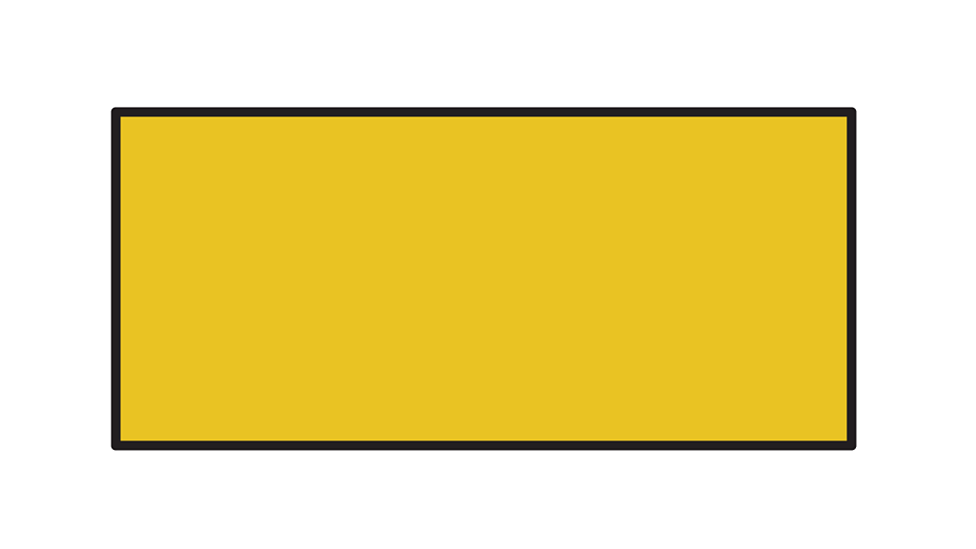
#> input picture OpenCV/rectangle.png, 976 x 549 px
$ jupyter execute Phase07.ipynb
#> lines starting #> are read from the running program, lines starting #| are printed output that depends on the picture; after the words box and inside, x2 and y2 are one past the last pixel; in counts of white or black regions, pixels touching at a corner belong together
[cell 1]
import cv2

[cell 2]
#contours - only accepts black and white image          Binary image - black and wihite image
# contours, hierarchy = cv2.findContours(image, mode, method)

img = cv2.imread("rectangle.png")
#> img is the input picture: shape (549, 976, 3); mean B, G, R 149.8, 220, 236.9
gray = cv2.cvtColor(img, cv2.COLOR_BGR2GRAY)
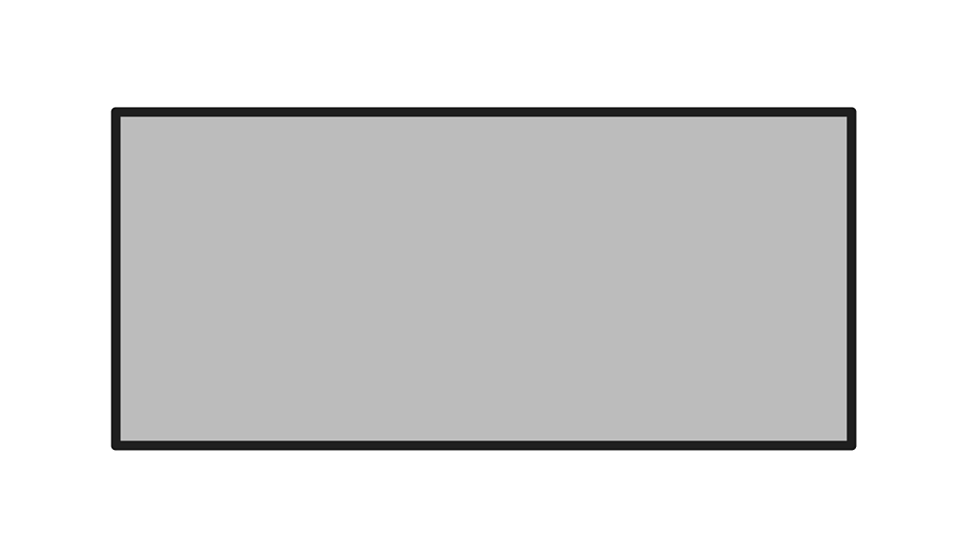
#> gray: shape (549, 976); min 1, max 255, mean 217
_, thresh = cv2.threshold(gray, 200,255,cv2.THRESH_BINARY)
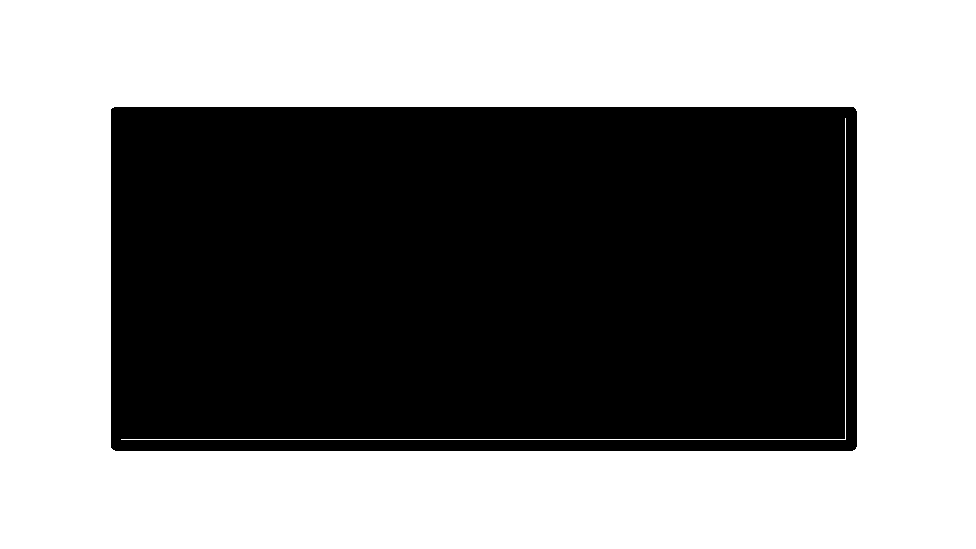
#> thresh: shape (549, 976); 52.3% white; 1 black region

#find contours
contours, hierarchy = cv2.findContours(thresh, cv2.RETR_TREE , cv2.CHAIN_APPROX_SIMPLE)
#> contours = 3 contours, 1 with area under 20; largest, box (x1, y1, x2, y2) and area: (0, 0, 976, 549) 534300, (110, 106, 858, 452) 257682

# cv2.drawContours(image, contours, contourIdx, color, thickness)
# 0 → draws only the first contour
# 1 → draws only the second contour, etc.
# -1 → draws all contours ✅
cv2.drawContours(img, contours, -1, (0,255,0), 3)
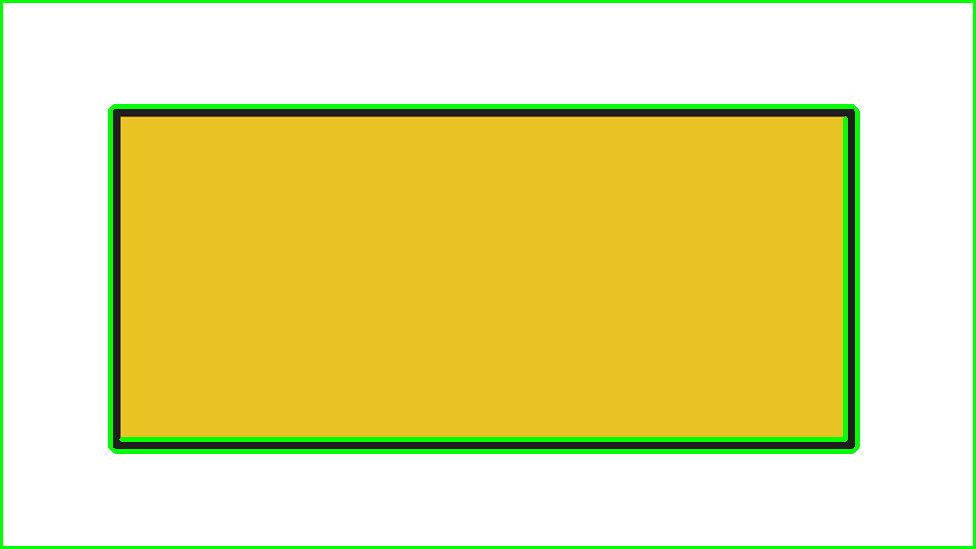
#> img: shape (549, 976, 3); 4.7% of pixels changed, all inside (x1, y1, x2, y2) = (0, 0, 976, 549)

cv2.imshow("contours", img)

cv2.waitKey(0)
cv2.destroyAllWindows()

[cell 3]
# detect shapes
img = cv2.imread("triangle.png")
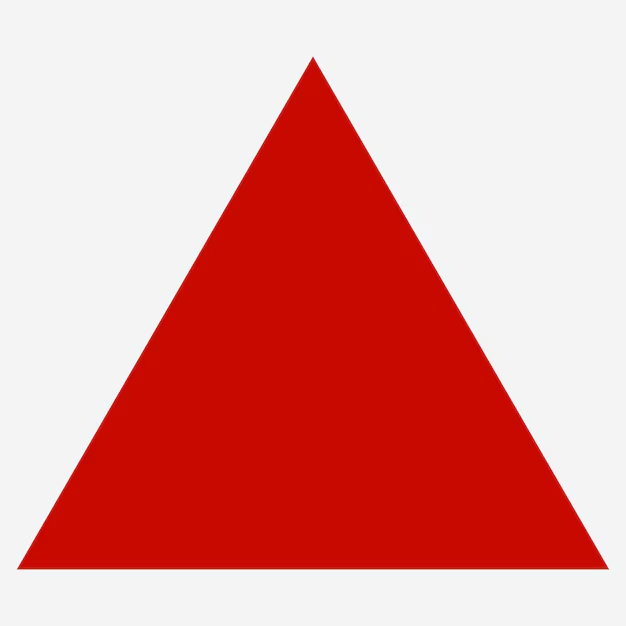
#> input picture OpenCV/triangle.png, 626 x 626 px
#> img is the input picture: shape (626, 626, 3); mean B, G, R 149.7, 153.2, 226.5
gray = cv2.cvtColor(img, cv2.COLOR_BGR2GRAY)
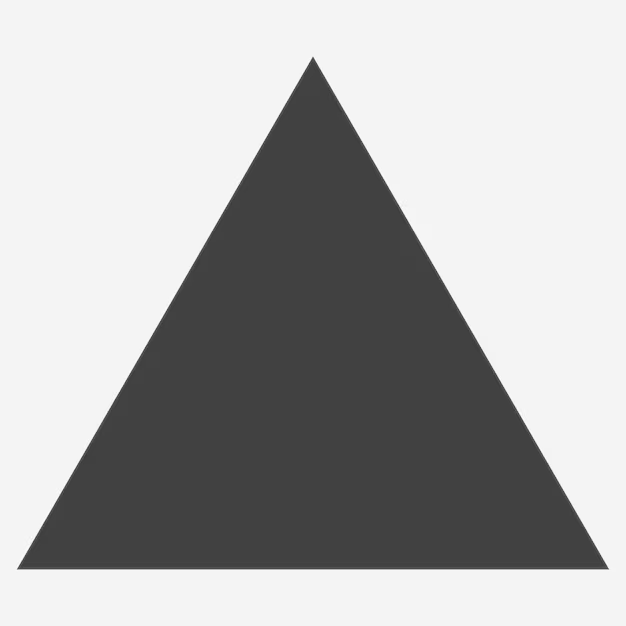
#> gray: shape (626, 626); min 57, max 254, mean 174.8
_, thresh = cv2.threshold(gray, 200,255,cv2.THRESH_BINARY)
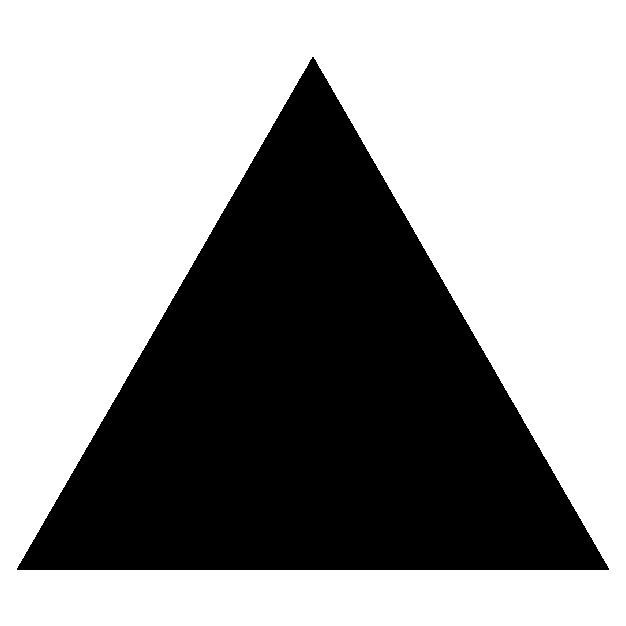
#> thresh: shape (626, 626); 61.1% white; 1 black region

#find contours
contours, hierarchy = cv2.findContours(thresh, cv2.RETR_TREE , cv2.CHAIN_APPROX_SIMPLE)
#> contours = 2 contours; box (x1, y1, x2, y2) and area: (0, 0, 626, 626) 390625, (16, 56, 610, 571) 153268

for contour in contours:
    #cv2.arcLength(contour, True) = perimeter of contour.
    #0.01 * arcLength = approximation accuracy (smaller = more accurate).
    approx = cv2.approxPolyDP(contour, 0.01 * cv2.arcLength(contour, True), True) #Approximate Contours (Polygon Approximation)

    corners = len(approx)

    if corners == 3:
        shape_name = "Triangle"
    elif corners == 4:
        shape_name = "Rectangle"
    elif corners == 5:
        shape_name = "Pentagon"
    elif corners > 5:
        shape_name = "Circle"
    else:
        shape_name = "Unknown"

    cv2.drawContours(img, [approx], 0, (0,255,0), 2)
    x = approx.ravel()[0]
    y = approx.ravel()[1] - 10
    cv2.putText(img, shape_name, (x,y), cv2.FONT_HERSHEY_COMPLEX, 0.6, (255,0,0))
#> this loop made 2 passes
#> (approx, corners, shape_name, x, y) on passes 1 to 2: ([[0, 0], [0, 625], [625, 625], [625, 0]], 4, 'Rectangle', 0, -10), ([[312, 56], [608, 570], [16, 569]], 3, 'Triangle', 312, 46)
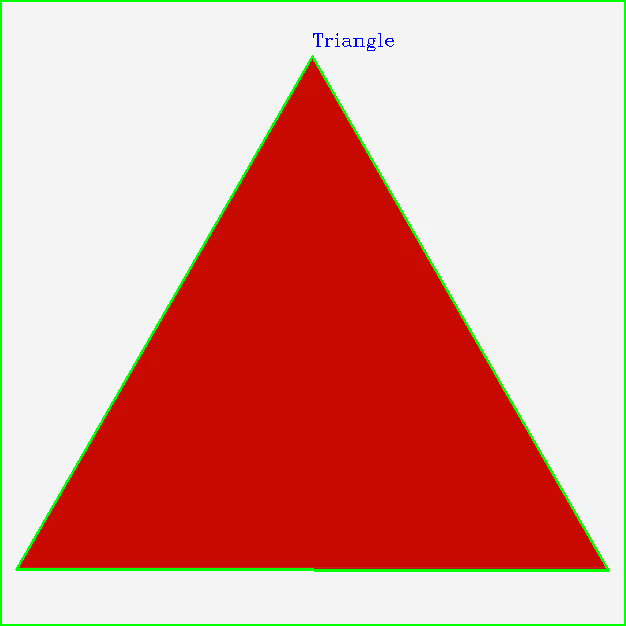
#> img: shape (626, 626, 3); 2.51% of pixels changed, all inside (x1, y1, x2, y2) = (0, 0, 626, 626)

cv2.imshow("contours", img)
cv2.waitKey(0)
cv2.destroyAllWindows()
